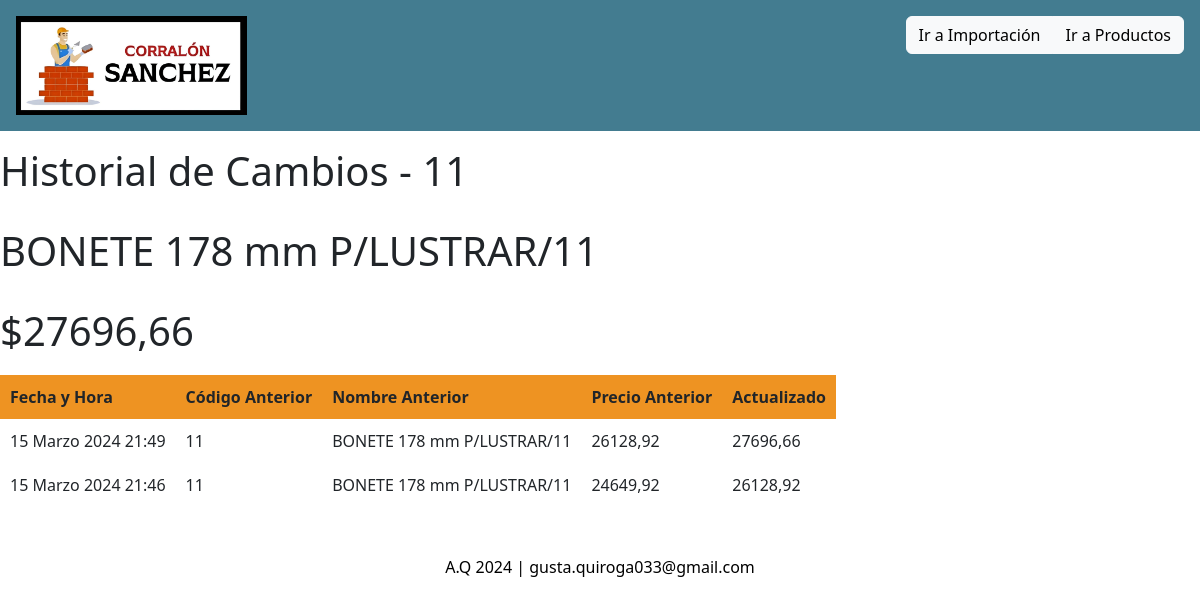
Before: /ver_historial/110621/ with the older database file.
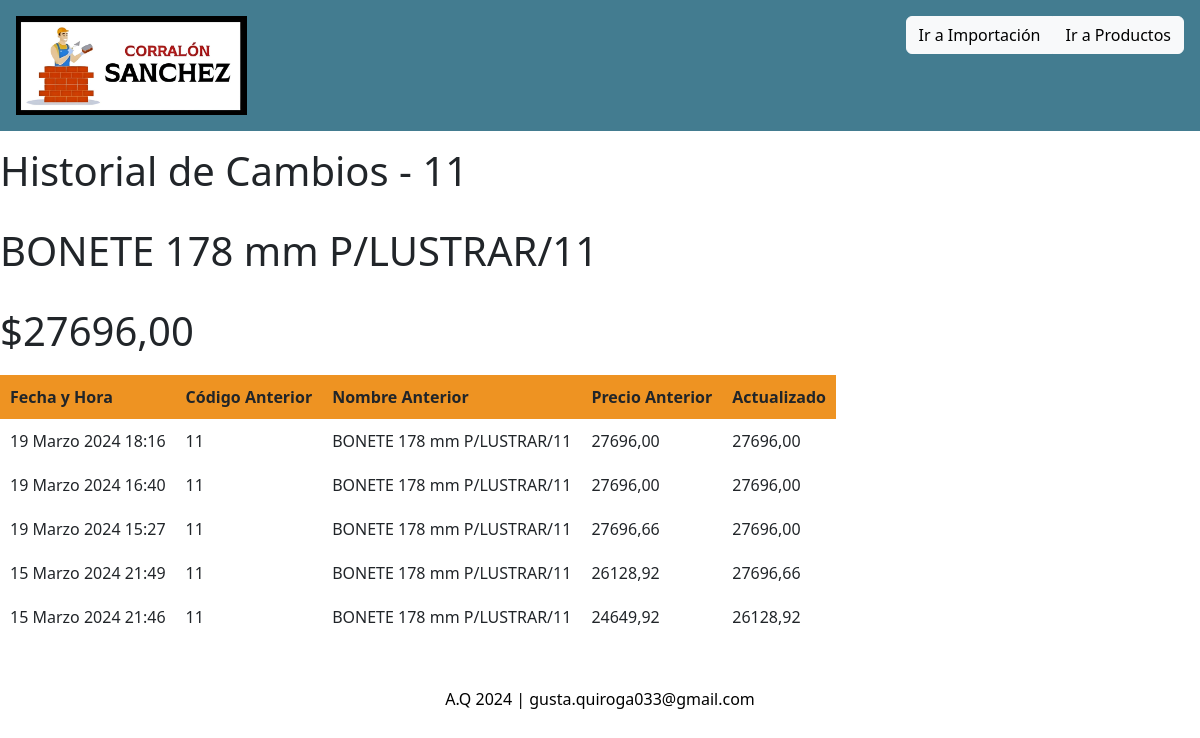
After: the same page with the newer database file.
### controlStock/models.py (models this page shows)
class Producto(models.Model):
    id_pd = models.AutoField(primary_key=True)
    cod = models.CharField(max_length=20)
    des = models.CharField(max_length=75, blank=False)
    stock = models.IntegerField(default=0)
    pre = models.FloatField(blank=False)
    aju = models.CharField(max_length=4, blank=False)
    ofe = models.CharField(max_length=4, blank=False)
    en_carrito = models.BooleanField(default=False)
    cantidad = models.IntegerField(default=0)
    subtotal = models.FloatField(default=0)
    def __str__(self):
        return f"{self.cod} {self.des} {self.pre} {self.aju} {self.ofe} {self.stock}"

class HistorialProducto(models.Model):
    producto = models.ForeignKey(Producto, on_delete=models.CASCADE)
    nombre_anterior = models.CharField(max_length=255)
    cod_anterior = models.CharField(max_length=255)
    id_anterior = models.CharField(max_length=255)
    precio_anterior = models.DecimalField(max_digits=10, decimal_places=2)
    precio_actualizado = models.DecimalField(max_digits=10, decimal_places=2)
    fecha_cambio = models.DateTimeField(default=timezone.now)
    def __str__(self):
        return f'Cambio de {self.producto} el {self.fecha_cambio}'

### controlStock/views.py (the view)
# urls.py: path('ver_historial/<int:id_pd>/', ver_historial_producto, name='ver_historial_producto'),
def ver_historial_producto(request, id_pd):
    producto = get_object_or_404(Producto, id_pd=id_pd)
    historial = HistorialProducto.objects.filter(producto=producto).order_by('-fecha_cambio')  # Ordena por fecha de cambio descendente
    print(historial)
    print(f'id_pd recibido: {id_pd}')
    return render(request, 'producto/historial_producto.html', {'producto': producto, 'historial': historial})

### controlStock/templates/producto/historial_producto.html (shortened to what this page needs)
{% extends "base.html" %}
{% block historial_content %}
  <h1>Historial de Cambios - {{ producto.cod }} </h1>
  <br>
  <h1> {{ producto.des }} </h1>
  <br>
  <h1>${{ producto.pre|floatformat:2 }}</h1>
  <table class="table-spaced">
    <thead>
      <tr>
        <th>Fecha y Hora</th>
        <th>Código Anterior</th>
        <th>Nombre Anterior</th>
        <th>Precio Anterior</th>
        <th>Actualizado </th>
      </tr>
    </thead>
    <tbody>
      {% for cambio in historial %}
        <tr>
          <td>{{ cambio.fecha_cambio }}</td>
          <td>{{ cambio.cod_anterior }}</td>
          <td>{{ cambio.nombre_anterior }}</td>
          <td>{{ cambio.precio_anterior }}</td>
          <td>{{ cambio.precio_actualizado }}</td>
        </tr>
      {% endfor %}
    </tbody>
  </table>
{% endblock %}

Changed rows visible on the page:
changed Producto "BONETE 178 mm P/LUSTRAR/11": pre "27696,66" → "27696,00"
added HistorialProducto: fecha_cambio "19 Marzo 2024 18:16", cod_anterior "11", nombre_anterior "BONETE 178 mm P/LUSTRAR/11", precio_anterior "27696,00", precio_actualizado "27696,00"
added HistorialProducto: fecha_cambio "19 Marzo 2024 16:40", cod_anterior "11", nombre_anterior "BONETE 178 mm P/LUSTRAR/11", precio_anterior "27696,00", precio_actualizado "27696,00"
added HistorialProducto: fecha_cambio "19 Marzo 2024 15:27", cod_anterior "11", nombre_anterior "BONETE 178 mm P/LUSTRAR/11", precio_anterior "27696,66", precio_actualizado "27696,00"
